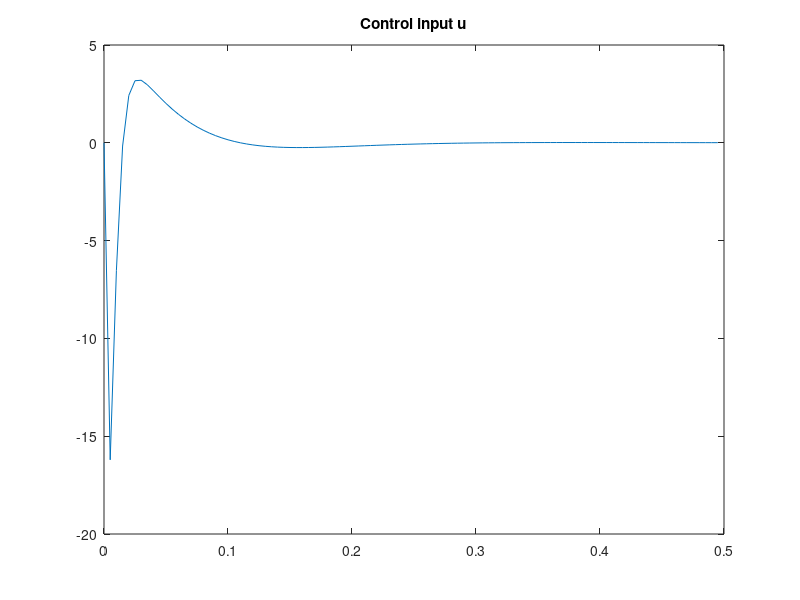
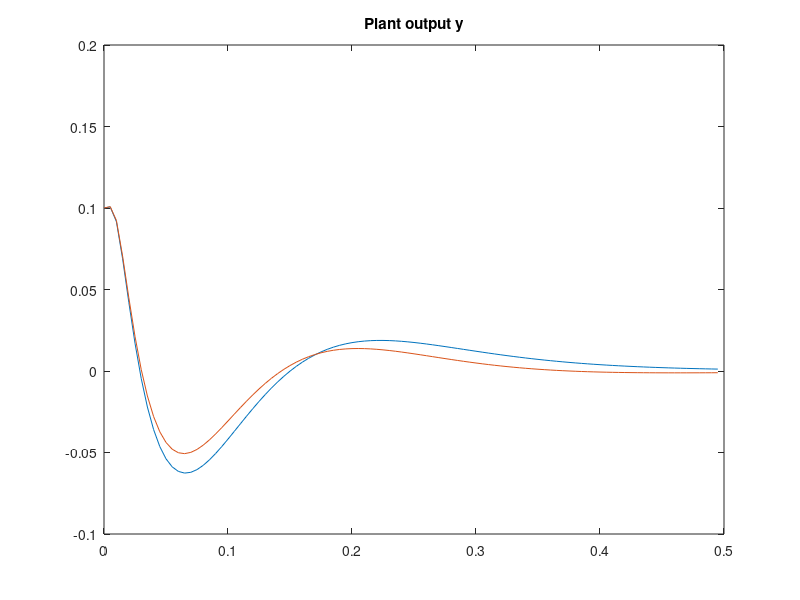

MATLAB code for these plots, in order: (Note: this script raises an error after producing the figures.)
clear all;
clc;


%% 연속시간 시스템 모델
A0 = [ 0         0    1.0000         0;
      0         0         0    1.0000;
      0  149.2751   -0.0104         0;
      0  261.6091   -0.0103         0 ];

B0 = [ 0;
      0;
  49.7275;
  49.1493 ];

C = [1 0 0 0;
     0 1 0 0];

% % 테스트 모델
% A0 = [ 0         0    1.0000         0;
%       0         0         0    1.0000;
%       0  55.1525   -4.5471         -0.1816;
%       0  168.5810   -4.4942        -0.5551 ];
% 
% B0 = [ 0;
%       0;
%   20.6755;
%   20.4351 ];
% 
% C = [1 0 0 0;
%      0 1 0 0];

% sampling time
Ts = 0.005; % 5ms

% discretize
sysC = ss(A0,B0,C,[]);
sysD = c2d(sysC, Ts);
A = sysD.A;
B = sysD.B;


% 모델 식별한걸로 해보기



% dimensions
[nx,nu] = size(B);
[ny,~] = size(C);

% controller design
%% LQR 가중치 

Q = [100 0 0 0; 0 10 0 0; 0 0 0 0; 0 0 0 0];
R = 1;

%% 상태피드백 이득 K (discrete LQR)
[K, S, cl_poles] = dlqr(A, B, Q, R);
K=-K;

obs_poles = [0.31 0.32 0.33 0.34];            % 크기를 절반으로 줄인 극들
L = place(A', C', obs_poles).';      % 듀얼 시스템에 극배치 → 전치

% (F,G,H): resulting controller
F = A + B*K - L*C;
G = L;
H = K;

% plant initial state
xp0 = [0.1; 0.1; 0.1; 0.1];
% controller initial state
xc0 = [0; 0; 0; 0];


%% Simulation
iter = 100;

% variables for simulation with original controller
xp = xp0;
xc = xc0;
u = [];
y = [];



for i = 1:iter
    % plant + original controller
    y = [y, C*xp(:,i)];
    u = [u, H*xc(:,i)];
    xp = [xp, A*xp(:,i) + B*u(:,i)];
    xc = [xc, F*xc(:,i) + G*y(:,i)];

end

figure(1)
plot(Ts*(0:iter-1), u)
hold on
title('Control input u')


figure(2)
plot(Ts*(0:iter-1), y)
hold on
title('Plant output y')



% 안정도 
abs(eig(A+B*K))
abs(eig(F))

% Acl = [A B*K; L*C F];


% abs(eig(Acl))

% 위에서 F, G, H를 구한 다음:
print_numpy('F', F, 4);
print_numpy('G', G, 4);
print_numpy('H', H, 4);







%% ============ Go [][]float64 프린터 (행렬) ============
function print_go_slice2(name, M, prec)
    if nargin < 3, prec = 4; end
    fmt = ['%0.' num2str(prec) 'f'];

    fprintf('%s := [][]float64{\n', name);
    for i = 1:size(M,1)
        fprintf('    { ');
        for j = 1:size(M,2)
            fprintf(fmt, M(i,j));
            if j < size(M,2), fprintf(', '); end
        end
        if i < size(M,1)
            fprintf(' },\n');
        else
            fprintf(' }\n');
        end
    end
    fprintf('}\n\n');
end

%% ============ Go []float64 프린터 (벡터) ============
function print_go_slice1(name, v, prec)
    if nargin < 3, prec = 4; end
    fmt = ['%0.' num2str(prec) 'f'];

    v = v(:).'; % row vector
    fprintf('%s := []float64{ ', name);
    for k = 1:numel(v)
        fprintf(fmt, v(k));
        if k < numel(v), fprintf(', '); end
    end
    fprintf(' }\n\n');
end

function print_numpy(name, M, prec)
    if nargin < 3, prec = 4; end
    fmt = ['%0.' num2str(prec) 'f'];

    if isvector(M)
        % 1D 벡터는 한 줄로 출력 (예: H)
        fprintf('%s = np.array([ ', name);
        for k = 1:numel(M)
            fprintf(fmt, M(k));
            if k < numel(M), fprintf(', '); end
        end
        fprintf(' ], dtype=np.float64)  # shape (%d,)\n\n', numel(M));
    else
        % 2D 행렬은 행 단위로 출력 (예: F, G)
        fprintf('%s = np.array([\n', name);
        for i = 1:size(M,1)
            fprintf('    [ ');
            for j = 1:size(M,2)
                fprintf(fmt, M(i,j));
                if j < size(M,2), fprintf(', '); end
            end
            if i < size(M,1)
                fprintf(' ],\n');
            else
                fprintf(' ],\n');
            end
        end
        fprintf('], dtype=np.float64)\n\n');
    end
end
